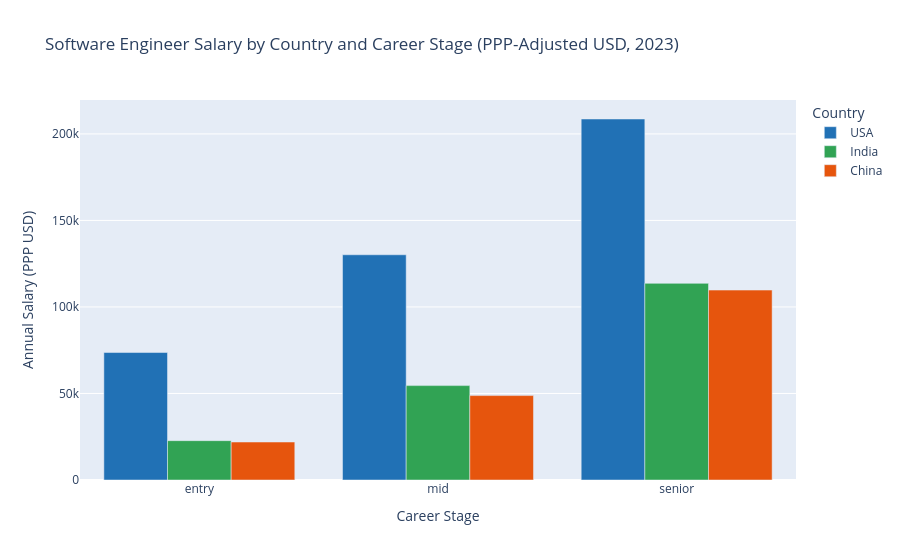

The notebook cell this image was saved under:
### Code cell
swe = df[df['role'] == 'software_engineer'].copy()

fig = px.bar(
    swe, x='career_stage', y='median_salary_ppp_usd', color='country',
    barmode='group',
    category_orders={'career_stage': ['entry', 'mid', 'senior'], 'country': ['USA', 'India', 'China']},
    color_discrete_map=country_colors,
    title='Software Engineer Salary by Country and Career Stage (PPP-Adjusted USD, 2023)',
    labels={'career_stage': 'Career Stage', 'median_salary_ppp_usd': 'Annual Salary (PPP USD)', 'country': 'Country'},
)
fig.show()

### Figure 1 — Plotly figure (JSON) as saved in the notebook; plotly's stock layout.template omitted (floating-point values rounded to 4 significant figures)
{"data": [{"alignmentgroup": "True", "hovertemplate": "Country=USA<br>Career Stage=%{x}<br>Annual Salary (PPP USD)=%{y}<extra></extra>", "legendgroup": "USA", "marker": {"color": "#2171b5", "pattern": {"shape": ""}}, "name": "USA", "offsetgroup": "USA", "orientation": "v", "showlegend": true, "textposition": "auto", "type": "bar", "x": ["entry", "mid", "senior"], "xaxis": "x", "y": [73670.0, 130200.0, 208600.0], "yaxis": "y"}, {"alignmentgroup": "True", "hovertemplate": "Country=India<br>Career Stage=%{x}<br>Annual Salary (PPP USD)=%{y}<extra></extra>", "legendgroup": "India", "marker": {"color": "#31a354", "pattern": {"shape": ""}}, "name": "India", "offsetgroup": "India", "orientation": "v", "showlegend": true, "textposition": "auto", "type": "bar", "x": ["entry", "mid", "senior"], "xaxis": "x", "y": [22730.0, 54540.0, 113600.0], "yaxis": "y"}, {"alignmentgroup": "True", "hovertemplate": "Country=China<br>Career Stage=%{x}<br>Annual Salary (PPP USD)=%{y}<extra></extra>", "legendgroup": "China", "marker": {"color": "#e6550d", "pattern": {"shape": ""}}, "name": "China", "offsetgroup": "China", "orientation": "v", "showlegend": true, "textposition": "auto", "type": "bar", "x": ["entry", "mid", "senior"], "xaxis": "x", "y": [21950.0, 48780.0, 109800.0], "yaxis": "y"}], "layout": {"barmode": "group", "legend": {"title": {"text": "Country"}, "tracegroupgap": 0}, "title": {"text": "Software Engineer Salary by Country and Career Stage (PPP-Adjusted USD, 2023)"}, "xaxis": {"anchor": "y", "categoryarray": ["entry", "mid", "senior"], "categoryorder": "array", "domain": [0.0, 1.0], "title": {"text": "Career Stage"}}, "yaxis": {"anchor": "x", "domain": [0.0, 1.0], "title": {"text": "Annual Salary (PPP USD)"}}}}
